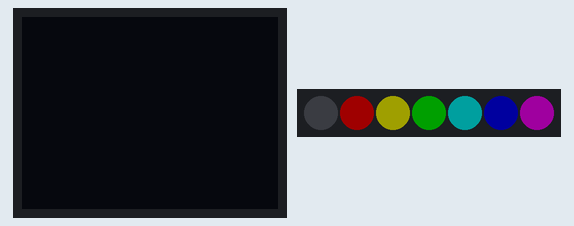
A program run on a simulated ESP8266 board running MicroPython. Shown: 64×48 one-colour display, 7 RGB LEDs in strip order, left to right. Dim RGB values are drawn brighter than linear; library files of the repository ran but are not shown: ssd1306.py, dht12.py. At 2.0 s the program stops and its outputs stay as they are.

Above: at 1.1 s.
At 2.1 s:
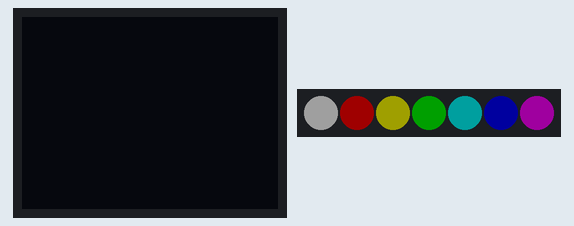
Timing chart, 0 to 3.5 s (numbered marks = the images above):
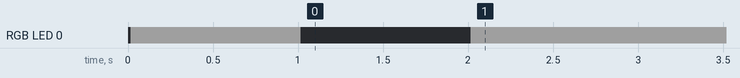

The program:

RGB.py
```python
from D1mini import *

led[0] = color['blanc']
led[1] = color['vermell']
led[2] = color['groc']
led[3] = color['verd']
led[4] = color['cyan']
led[5] = color['blau']
led[6] = color['magenta']
led.write()
time.sleep(1)
led[0] = color['apagat']
led.write()
time.sleep(1)
led[0] = color['blanc']
led.write()
```

D1mini.py
```python
# This file must be imported to access D1 mini hardware and LAN connectivity

import esp

esp.osdebug(None)

import gc

#import webrepl

#webrepl.start()

gc.collect()

import time
import ssd1306
from machine import I2C, Pin, PWM
import dht12
import neopixel

i2c = I2C(-1, Pin(5), Pin(4))
display = ssd1306.SSD1306_I2C(64, 48, i2c)

sensor = dht12.DHT12()

button = Pin(0)

def polsador():
   return not(button.value())

freqs = {'do' : 523, 're' : 587, 'mi' : 669, 'fa' : 698, 'sol' : 784, 'la' : 880,  'si' : 988}

def toca(nota):
   beeper = PWM(Pin(14), freq=freqs[nota], duty=512)
   time.sleep(0.5)
   beeper.deinit()

led = neopixel.NeoPixel(Pin(15, Pin.OUT), 7)

color = {'vermell' : (0x20, 0x00, 0x00) , 'groc' : (0x20, 0x20, 0x00),
  'verd' : (0x00, 0x20, 0x00), 'cyan' : (0x00, 0x20, 0x20),
  'blau' : (0x00, 0x00, 0x20),  'magenta' : (0x20, 0x00, 0x20),
  'blanc' : (0x20, 0x20, 0x20), 'apagat' : (0x00, 0x00, 0x00)}


# MQTT publishing from RNT. Complete project details at https://RandomNerdTutorials.com/micropython-mqtt-publish-dht11-dht22-esp32-esp8266/

from umqttsimple import MQTTClient
import ubinascii
import machine
import micropython
import network

ssid = 'NOM DE LA XARXA'
password = 'CONTRASENYA DE LA XARXA'

mqtt_server = '192.168.1.60'
client_id = ubinascii.hexlify(machine.unique_id())


def connect_mqtt():
  global client_id, mqtt_server
  client = MQTTClient(client_id, mqtt_server)
  #client = MQTTClient(client_id, mqtt_server, user=your_username, password=your_password)
  client.connect()
  print('Connected to %s MQTT broker' % (mqtt_server))
  return client

def restart_and_reconnect():
  print('Failed to connect to MQTT broker. Reconnecting...')
  time.sleep(10)
  machine.reset()

def read_sensor():
  try:
    sensor.measure()
    temp = sensor.temperature()
    hum = sensor.humidity()
    if (isinstance(temp, float) and isinstance(hum, float)) or (isinstance(temp, int) and isinstance(hum, int)):
      temp = (b'{0:3.1f},'.format(temp))
      hum =  (b'{0:3.1f},'.format(hum))
      return temp, hum
    else:
      return('Invalid sensor readings.')
  except OSError as e:
    return('Failed to read sensor.')
```

Measured:
- by itself, RGB LED 0: off → RGB(32, 32, 32) at 0.02 s, → off 1.0 s later, → RGB(32, 32, 32) 1.0 s later
- what the display in image 0 shows lasts 1.0 s, from 1.0 s to 2.0 s
